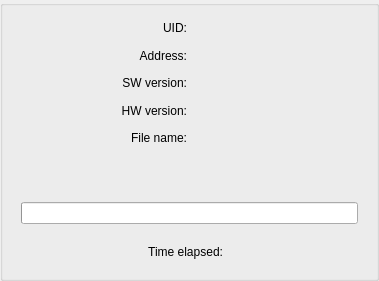
<?xml version="1.0" encoding="UTF-8"?>
<ui version="4.0">
 <class>DeviceItem</class>
 <widget class="QGroupBox" name="DeviceItem">
  <property name="geometry">
   <rect>
    <x>0</x>
    <y>0</y>
    <width>379</width>
    <height>281</height>
   </rect>
  </property>
  <property name="windowTitle">
   <string>GroupBox</string>
  </property>
  <property name="styleSheet">
   <string notr="true"/>
  </property>
  <property name="title">
   <string/>
  </property>
  <layout class="QVBoxLayout" name="verticalLayout_2">
   <item>
    <layout class="QVBoxLayout" name="verticalLayout">
     <item>
      <layout class="QHBoxLayout" name="horizontalLayout">
       <item>
        <widget class="QLabel" name="label_2">
         <property name="text">
          <string>UID:</string>
         </property>
         <property name="alignment">
          <set>Qt::AlignRight|Qt::AlignTrailing|Qt::AlignVCenter</set>
         </property>
        </widget>
       </item>
       <item>
        <widget class="QLabel" name="uid_label">
         <property name="styleSheet">
          <string notr="true">color: #B0CB1F;</string>
         </property>
         <property name="text">
          <string/>
         </property>
        </widget>
       </item>
      </layout>
     </item>
     <item>
      <layout class="QHBoxLayout" name="horizontalLayout_3">
       <item>
        <widget class="QLabel" name="label_6">
         <property name="text">
          <string>Address:</string>
         </property>
         <property name="alignment">
          <set>Qt::AlignRight|Qt::AlignTrailing|Qt::AlignVCenter</set>
         </property>
        </widget>
       </item>
       <item>
        <widget class="QLabel" name="addr_label">
         <property name="styleSheet">
          <string notr="true">color: #B0CB1F;</string>
         </property>
         <property name="text">
          <string/>
         </property>
        </widget>
       </item>
      </layout>
     </item>
     <item>
      <layout class="QHBoxLayout" name="horizontalLayout_2">
       <item>
        <widget class="QLabel" name="label_4">
         <property name="text">
          <string>SW version:</string>
         </property>
         <property name="alignment">
          <set>Qt::AlignRight|Qt::AlignTrailing|Qt::AlignVCenter</set>
         </property>
        </widget>
       </item>
       <item>
        <widget class="QLabel" name="sw_ver_label">
         <property name="styleSheet">
          <string notr="true">color: #B0CB1F;</string>
         </property>
         <property name="text">
          <string/>
         </property>
        </widget>
       </item>
      </layout>
     </item>
     <item>
      <layout class="QHBoxLayout" name="horizontalLayout_8">
       <item>
        <widget class="QLabel" name="label_3">
         <property name="text">
          <string>HW version:</string>
         </property>
         <property name="alignment">
          <set>Qt::AlignRight|Qt::AlignTrailing|Qt::AlignVCenter</set>
         </property>
        </widget>
       </item>
       <item>
        <widget class="QLabel" name="hw_ver_label">
         <property name="styleSheet">
          <string notr="true">color: #B0CB1F;</string>
         </property>
         <property name="text">
          <string/>
         </property>
        </widget>
       </item>
      </layout>
     </item>
     <item>
      <layout class="QHBoxLayout" name="horizontalLayout_4">
       <item>
        <widget class="QLabel" name="label_8">
         <property name="text">
          <string>File name:</string>
         </property>
         <property name="alignment">
          <set>Qt::AlignRight|Qt::AlignTrailing|Qt::AlignVCenter</set>
         </property>
        </widget>
       </item>
       <item>
        <widget class="QLabel" name="file_name_label">
         <property name="styleSheet">
          <string notr="true">color: #B0CB1F;</string>
         </property>
         <property name="text">
          <string/>
         </property>
        </widget>
       </item>
      </layout>
     </item>
     <item>
      <layout class="QVBoxLayout" name="verticalLayout_3">
       <item>
        <widget class="QLabel" name="req_sw_ver_label">
         <property name="styleSheet">
          <string notr="true">color: #B0CB1F;</string>
         </property>
         <property name="text">
          <string/>
         </property>
         <property name="alignment">
          <set>Qt::AlignCenter</set>
         </property>
        </widget>
       </item>
       <item>
        <widget class="QLabel" name="req_addr_label">
         <property name="styleSheet">
          <string notr="true">color: #B0CB1F;</string>
         </property>
         <property name="text">
          <string/>
         </property>
         <property name="alignment">
          <set>Qt::AlignCenter</set>
         </property>
        </widget>
       </item>
      </layout>
     </item>
     <item>
      <layout class="QHBoxLayout" name="horizontalLayout_6">
       <property name="leftMargin">
        <number>7</number>
       </property>
       <property name="topMargin">
        <number>7</number>
       </property>
       <property name="rightMargin">
        <number>7</number>
       </property>
       <property name="bottomMargin">
        <number>7</number>
       </property>
       <item>
        <widget class="QProgressBar" name="progressBar">
         <property name="value">
          <number>0</number>
         </property>
         <property name="textVisible">
          <bool>false</bool>
         </property>
         <property name="orientation">
          <enum>Qt::Horizontal</enum>
         </property>
        </widget>
       </item>
      </layout>
     </item>
     <item>
      <layout class="QHBoxLayout" name="horizontalLayout_5">
       <item>
        <layout class="QHBoxLayout" name="horizontalLayout_7">
         <item>
          <widget class="QPushButton" name="upload_btn">
           <property name="minimumSize">
            <size>
             <width>30</width>
             <height>30</height>
            </size>
           </property>
           <property name="maximumSize">
            <size>
             <width>30</width>
             <height>30</height>
            </size>
           </property>
           <property name="text">
            <string/>
           </property>
           <property name="icon">
            <iconset resource="../resources/icons.qrc">
             <normaloff>:/icons/icons/ok_circle.svg</normaloff>:/icons/icons/ok_circle.svg</iconset>
           </property>
           <property name="iconSize">
            <size>
             <width>30</width>
             <height>30</height>
            </size>
           </property>
           <property name="autoDefault">
            <bool>true</bool>
           </property>
           <property name="default">
            <bool>true</bool>
           </property>
           <property name="flat">
            <bool>true</bool>
           </property>
          </widget>
         </item>
         <item>
          <widget class="QPushButton" name="cancel_btn">
           <property name="minimumSize">
            <size>
             <width>30</width>
             <height>30</height>
            </size>
           </property>
           <property name="maximumSize">
            <size>
             <width>30</width>
             <height>30</height>
            </size>
           </property>
           <property name="text">
            <string/>
           </property>
           <property name="icon">
            <iconset resource="../resources/icons.qrc">
             <normaloff>:/icons/icons/close.svg</normaloff>:/icons/icons/close.svg</iconset>
           </property>
           <property name="iconSize">
            <size>
             <width>30</width>
             <height>30</height>
            </size>
           </property>
           <property name="autoDefault">
            <bool>true</bool>
           </property>
           <property name="default">
            <bool>true</bool>
           </property>
           <property name="flat">
            <bool>true</bool>
           </property>
          </widget>
         </item>
        </layout>
       </item>
       <item>
        <widget class="QLabel" name="time_label">
         <property name="text">
          <string>Time elapsed:</string>
         </property>
         <property name="alignment">
          <set>Qt::AlignRight|Qt::AlignTrailing|Qt::AlignVCenter</set>
         </property>
        </widget>
       </item>
       <item>
        <widget class="QLabel" name="elapsed_label">
         <property name="text">
          <string/>
         </property>
        </widget>
       </item>
      </layout>
     </item>
    </layout>
   </item>
  </layout>
 </widget>
 <resources>
  <include location="../resources/icons.qrc"/>
 </resources>
 <connections/>
</ui>
